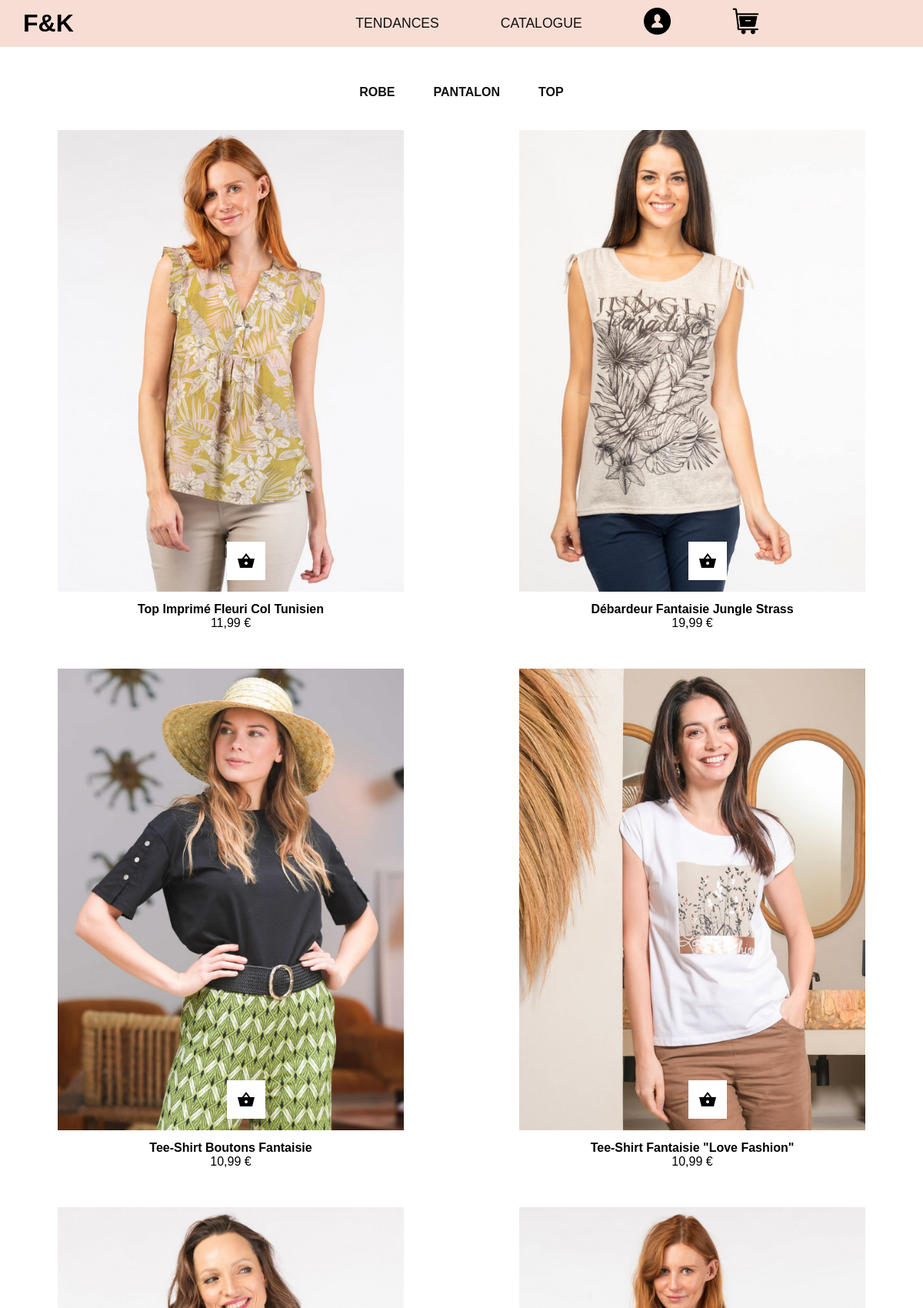
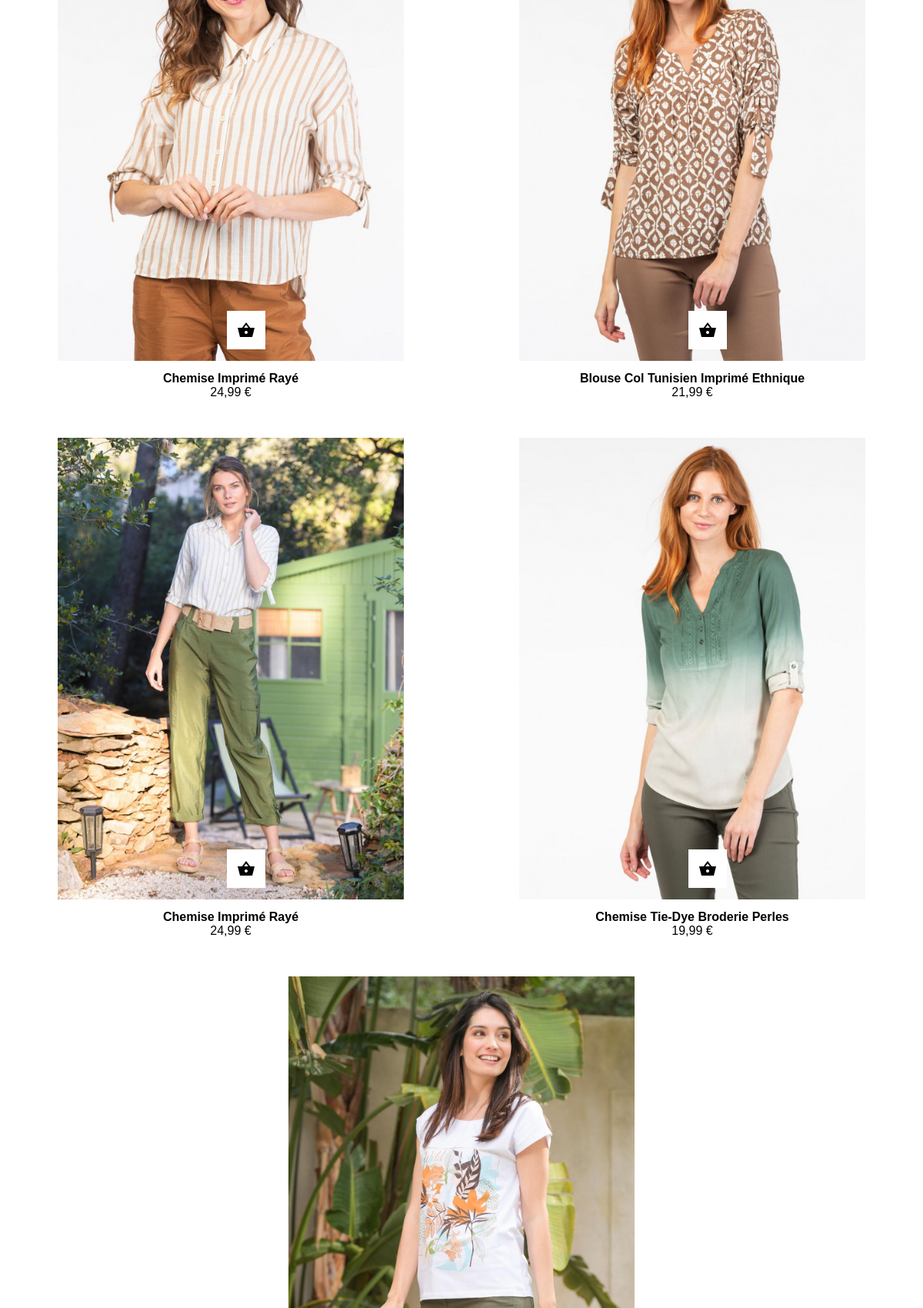
The page /catalogue_type.php?type=top (upper part) on the database its author committed (2 pictures, top to bottom).
### tables this page shows
CREATE TABLE `product` (
  `id` int NOT NULL,
  `id_tendance` int NOT NULL,
  `type` varchar(255) NOT NULL,
  `product_name` varchar(255) NOT NULL,
  `product_description` varchar(1000) NOT NULL,
  `product_price` varchar(255) NOT NULL,
  `product_pic_1` varchar(255) NOT NULL,
  `product_pic_2` varchar(255) NOT NULL
);

### src/catalogue_type.php (the view, shortened to what this page needs)
<?php
require_once("connect.php");
$sql = "SELECT * FROM product WHERE type = :type";
$type = $_GET["type"];
$query = $db->prepare($sql);
$query->bindValue("type", $type, PDO::PARAM_STR);
$query->execute();
$product = $query->fetchAll(PDO::FETCH_ASSOC);
?>
<!DOCTYPE html>
<html lang="fr">
<head>
    <link rel="stylesheet" href="style.css">
</head>
<?php
include './element/navbar.php';
?>
<section class="section_categorie">
    <div class="container_categorie">
        <div class="categorie categorie_robe"><a href="../catalogue_type.php?type=robe">ROBE</a></div>
        <div class="categorie categorie_pantalone"><a href="../catalogue_type.php?type=pantalon">PANTALON</a></div>
        <div class="categorie categorie_jupe"><a href="../catalogue_type.php?type=top">TOP</a></div>
    </div>
</section>
<section class="contenaire_catalogue">
    <div class="container_items">
        <?php
        foreach ($product as $pr) {
        ?>
            <div class="item">
                <div> <a href="product.php?id=<?= $pr["id"] ?>"><img src="<?= $pr["product_pic_1"] ?>" width="450px" height="600px" alt=""></a></div>
                <div class="titre"> <?= $pr["product_name"] ?></div>
                <div> <?= $pr["product_price"] ?></div>
                <button class="btn"><a href="produit.php"></a>
                </button>
            </div>
    </div>
<?php
        }
?>
</section>
</body>
</html>
</body>
</html>

### src/style.css (style rules this page uses)
:root { --font-size: 1rem; }
* { box-sizing: border-box; outline: none; margin: 0 auto; padding: 0; }
html { scroll-behavior: smooth; }
.contenaire_catalogue { margin-top: 40px; display: flex; flex-wrap: wrap; justify-content: center; align-items: center; }
.btn { width: 50px; height: 50px; background-color: rgb(255, 255, 255); border-style: none; position: absolute; background-image: url(./img/panier_noir.png); background-repeat: no-repeat; background-position: center; top: 535px; left: 220px; }
.item { position: relative; justify-content: center; text-align: center; margin-bottom: 50px; }
.titre { font-weight: bold; margin-top: 10px; }
.section_categorie { display: flex; text-align: center; justify-content: center; }
.container_categorie { display: flex; text-align: center; justify-content: center; gap: 50px; }
.categorie a { font-weight: 500; text-decoration: none; color: #111010; font-weight: bold; }
.categorie { margin-top: 50px; }

### rows shown on the page
product: product_pic_1 (picture), product_name "Top Imprimé Fleuri Col Tunisien", product_price "11,99 €"
product: product_pic_1 (picture), product_name "Débardeur Fantaisie Jungle Strass", product_price "19,99 €"
product: product_pic_1 (picture), product_name "Tee-Shirt Boutons Fantaisie", product_price "10,99 €"
product: product_pic_1 (picture), product_name "Tee-Shirt Fantaisie \"Love Fashion\"", product_price "10,99 €"
product: product_pic_1 (picture), product_name "Chemise Imprimé Rayé", product_price "24,99 €"
product: product_pic_1 (picture), product_name "Blouse Col Tunisien Imprimé Ethnique", product_price "21,99 €"
product: product_pic_1 (picture), product_name "Chemise Imprimé Rayé", product_price "24,99 €"
product: product_pic_1 (picture), product_name "Chemise Tie-Dye Broderie Perles", product_price "19,99 €"
product: product_pic_1 (picture)
